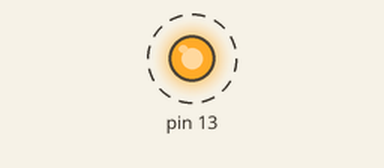
Recording of a sketch running on a simulated Arduino Uno, built with avr-gcc and run on an emulated ATmega328P. Shown: output pins drawn as LEDs (lit = HIGH). Dashed ring = blinking.

Above: at 0.17 s.
Timing chart, 0 to 3.0 s (numbered marks = the images above):
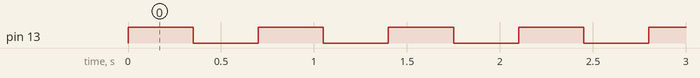

The sketch:

Blink13.ino
```cpp
void setup() {
  // put your setup code here, to run once:
  pinMode(13,OUTPUT);
}

void loop() {
  // put your main code here, to run repeatedly:
  digitalWrite(13,HIGH);
  delay(350);
  digitalWrite(13, LOW);
  delay(350);
}
```

Measured:
- by itself, pin 13: alternates HIGH for 0.35 s and LOW for 0.35 s
